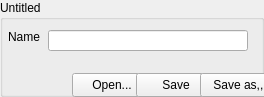
    <widget class="QGroupBox" name="IDC_STATIC_FONTNAME">
      <property name="geometry">
        <rect>
          <x>337</x>
          <y>398</y>
          <width>264</width>
          <height>97</height>
        </rect>
      </property>
      <property name="title">
        <string>Untitled</string>
      </property>
      <property name="visible">
        <bool>true</bool>
      </property>
      <property name="enabled">
        <bool>true</bool>
      </property>
      <property name="flat">
        <bool>false</bool>
      </property>
      <widget class="QLabel" name="IDC_STATIC_5">
        <property name="geometry">
          <rect>
            <x>8</x>
            <y>30</y>
            <width>51</width>
            <height>16</height>
          </rect>
        </property>
        <property name="text">
          <string>Name</string>
        </property>
        <property name="visible">
          <bool>true</bool>
        </property>
        <property name="enabled">
          <bool>true</bool>
        </property>
        <property name="alignment">
          <set>Qt::AlignLeft</set>
        </property>
      </widget>
      <widget class="QLineEdit" name="IDC_EDIT_FONTNAME">
        <property name="geometry">
          <rect>
            <x>48</x>
            <y>30</y>
            <width>200</width>
            <height>21</height>
          </rect>
        </property>
        <property name="visible">
          <bool>true</bool>
        </property>
        <property name="enabled">
          <bool>true</bool>
        </property>
      </widget>
      <widget class="QPushButton" name="IDC_OPEN">
        <property name="geometry">
          <rect>
            <x>72</x>
            <y>73</y>
            <width>80</width>
            <height>24</height>
          </rect>
        </property>
        <property name="text">
          <string>Open...</string>
        </property>
        <property name="visible">
          <bool>true</bool>
        </property>
        <property name="enabled">
          <bool>true</bool>
        </property>
        <property name="default">
          <bool>false</bool>
        </property>
        <property name="autoDefault">
          <bool>false</bool>
        </property>
      </widget>
      <widget class="QPushButton" name="IDC_SAVE">
        <property name="geometry">
          <rect>
            <x>136</x>
            <y>73</y>
            <width>80</width>
            <height>24</height>
          </rect>
        </property>
        <property name="text">
          <string>Save</string>
        </property>
        <property name="visible">
          <bool>true</bool>
        </property>
        <property name="enabled">
          <bool>true</bool>
        </property>
        <property name="default">
          <bool>false</bool>
        </property>
        <property name="autoDefault">
          <bool>false</bool>
        </property>
      </widget>
      <widget class="QPushButton" name="IDC_SAVEAS">
        <property name="geometry">
          <rect>
            <x>200</x>
            <y>73</y>
            <width>80</width>
            <height>24</height>
          </rect>
        </property>
        <property name="text">
          <string>Save as,,,</string>
        </property>
        <property name="visible">
          <bool>true</bool>
        </property>
        <property name="enabled">
          <bool>true</bool>
        </property>
        <property name="default">
          <bool>false</bool>
        </property>
        <property name="autoDefault">
          <bool>false</bool>
        </property>
      </widget>
    </widget>
